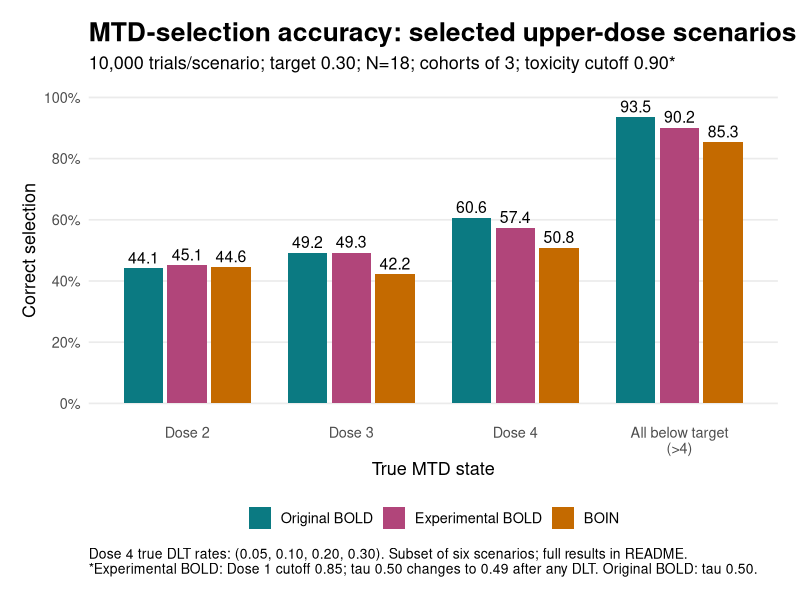
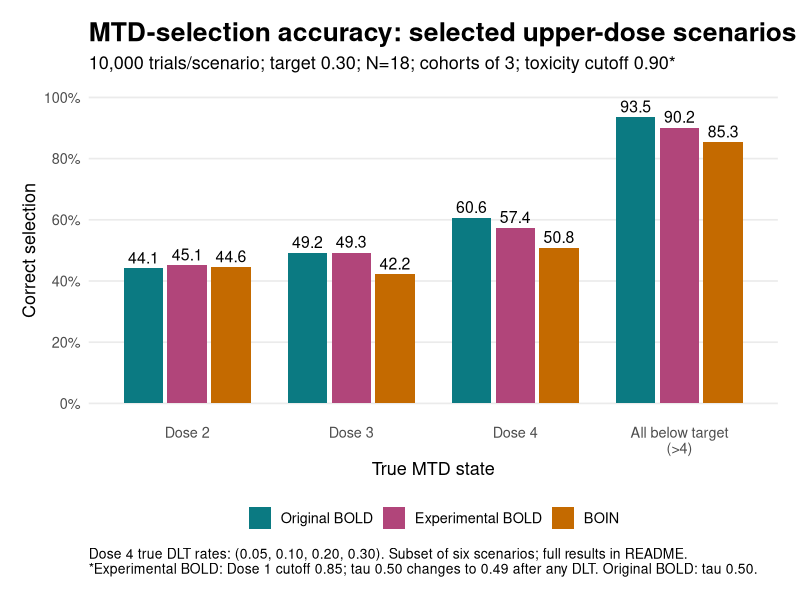

The R script that drew these images, in order:
library(ggplot2)
d <- read.csv("docs/data/car_t_six_scenarios.csv")
d <- subset(d, scenario %in% c("2", "3", "4", ">4"))
d$scenario <- factor(d$scenario, c("2", "3", "4", ">4"),
                     c("Dose 2", "Dose 3", "Dose 4", "All below target\n(>4)"))
d$method <- factor(d$method, c("Original BOLD", "Experimental BOLD", "BOIN"))
# Decimal half-up rounding avoids floating-point ties in saved percentages.
d$label <- sprintf("%.1f", floor(d$accuracy_pct * 10 + 0.5 + 1e-8) / 10)
p <- ggplot(d, aes(scenario, accuracy_pct, fill = method)) +
  geom_col(position = position_dodge(.8), width = .72) +
  geom_text(aes(label = label), position = position_dodge(.8), vjust = -.4, size = 4) +
  scale_fill_manual(values = c("#0B7A82", "#B1457A", "#C46A00"), name = NULL) +
  scale_y_continuous(limits = c(0, 100), breaks = seq(0, 100, 20), labels = function(x) paste0(x, "%")) +
  labs(title = "MTD-selection accuracy: selected upper-dose scenarios",
       subtitle = "10,000 trials/scenario; target 0.30; N=18; cohorts of 3; toxicity cutoff 0.90*",
       x = "True MTD state", y = "Correct selection",
       caption = paste("Dose 4 true DLT rates: (0.05, 0.10, 0.20, 0.30). Subset of six scenarios; full results in README.",
         "*Experimental BOLD: Dose 1 cutoff 0.85; tau 0.50 changes to 0.49 after any DLT. Original BOLD: tau 0.50.", sep = "\n")) +
  theme_minimal(base_size = 13) +
  theme(panel.grid.major.x = element_blank(), panel.grid.minor = element_blank(),
        plot.title = element_text(face = "bold", size = 19),
        plot.caption = element_text(hjust = 0, size = 10),
        legend.position = "bottom", plot.margin = margin(16, 16, 16, 16))
dir.create("docs/figures", recursive = TRUE, showWarnings = FALSE)
ggsave("docs/figures/mtd_selection_accuracy_upper_scenarios.png", p, width = 12, height = 7, dpi = 240)
ggsave("docs/figures/mtd_selection_accuracy_upper_scenarios.pdf", p, width = 12, height = 7)
